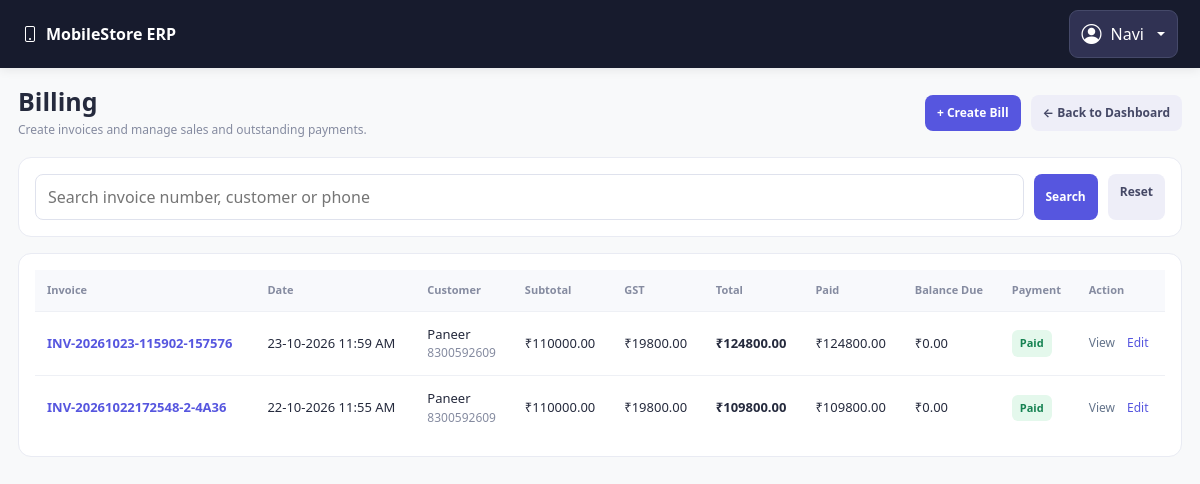
Page /billing (signed in) on the earlier database version.
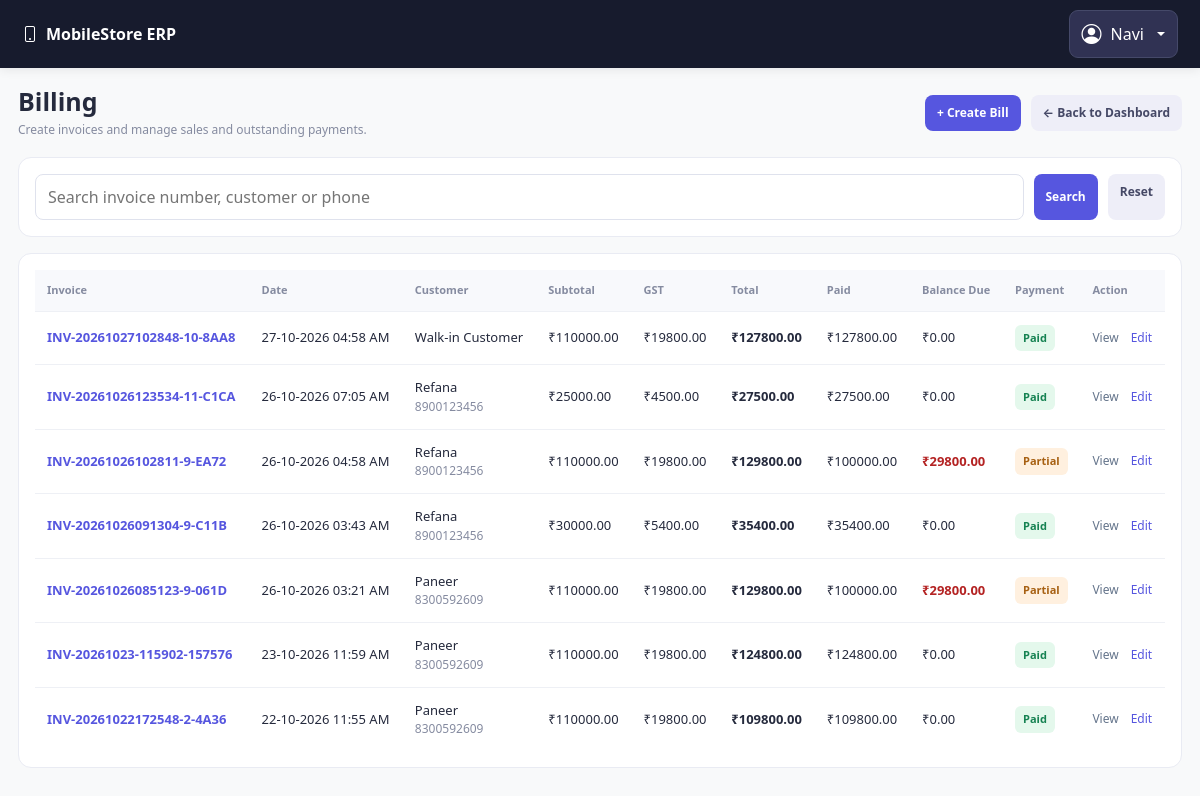
Same page on the later database version.
### models.py (models this page shows, shortened)
class TimestampMixin:
    created_at = db.Column(db.DateTime(timezone=True), default=utc_now, nullable=False)
    updated_at = db.Column(
        db.DateTime(timezone=True), default=utc_now, onupdate=utc_now, nullable=False
    )

class User(UserMixin, TimestampMixin, db.Model):
    __tablename__ = "users"
    id = db.Column(db.Integer, primary_key=True)
    username = db.Column(db.String(80), unique=True, nullable=False, index=True)
    full_name = db.Column(db.String(150), nullable=False)
    password_hash = db.Column(db.String(255), nullable=False)
    role = db.Column(db.String(20), nullable=False, default="cashier")
    is_active = db.Column(db.Boolean, default=True, nullable=False)

class Sale(TimestampMixin, db.Model):
    __tablename__ = "sales"
    id = db.Column(db.Integer, primary_key=True)
    invoice_number = db.Column(db.String(80), unique=True, nullable=False)
    customer_id = db.Column(db.Integer, db.ForeignKey("customers.id"))
    user_id = db.Column(db.Integer, db.ForeignKey("users.id"), nullable=False)
    sale_date = db.Column(db.DateTime(timezone=True), default=utc_now)
    subtotal = db.Column(db.Float, default=0, nullable=False)
    tax_amount = db.Column(db.Float, default=0, nullable=False)
    discount_amount = db.Column(db.Float, default=0, nullable=False)
    total_amount = db.Column(db.Float, default=0, nullable=False)
    status = db.Column(db.String(30), default="completed", nullable=False)
    payments = db.relationship(
        "Payment",
        back_populates="sale",
        lazy="select",
        cascade="all, delete-orphan",
    )
    customer = db.relationship("Customer")
    user = db.relationship("User")

class Customer(TimestampMixin, db.Model):
    __tablename__ = "customers"
    id = db.Column(db.Integer, primary_key=True)
    name = db.Column(db.String(150), nullable=False, index=True)
    phone = db.Column(db.String(20), index=True)
    email = db.Column(db.String(150))
    address = db.Column(db.Text)
    gst_number = db.Column(db.String(30))

### app.py (the view, shortened to what this page needs)
    @app.route("/billing")
    @login_required
    def billing_list():
        search = request.args.get("search", "").strip()
        query = Sale.query
        sales = query.order_by(Sale.id.desc()).all()
        payment_totals = {}
        for sale in sales:
            payment_totals[sale.id] = sum(
                float(payment.amount or 0)
                for payment in Payment.query.filter_by(sale_id=sale.id).all()
            )
        return render_template(
            "billing/list.html",
            sales=sales,
            search=search,
            payment_totals=payment_totals,
        )

### templates/Billing/List.html (shortened to what this page needs)
{% extends "base.html" %}
{% block content %}
<div class="billing-page">
    <div class="billing-header">
        <div>
            <h1>Billing</h1>
            <div class="billing-muted">
                Create invoices and manage sales and outstanding payments.
            </div>
        </div>
        <div style="display:flex; gap:10px; flex-wrap:wrap;">
            <a class="billing-btn billing-primary"
               href="{{ url_for('billing_create') }}">
                + Create Bill
            </a>
            <a class="billing-btn billing-secondary"
               href="{{ url_for('dashboard_page') }}">
                ← Back to Dashboard
            </a>
        </div>
    </div>
    <div class="billing-card">
        <form method="GET" class="billing-search">
            <input
                type="search"
                name="search"
                value="{{ search }}"
                placeholder="Search invoice number, customer or phone">
            <button class="billing-btn billing-primary" type="submit">
                Search
            </button>
            <a class="billing-btn billing-secondary"
               href="{{ url_for('billing_list') }}">
                Reset
            </a>
        </form>
    </div>
    <div class="billing-card">
        <div class="billing-table-wrap">
            <table class="billing-table">
                <thead>
                    <tr>
                        <th>Invoice</th>
                        <th>Date</th>
                        <th>Customer</th>
                        <th>Subtotal</th>
                        <th>GST</th>
                        <th>Total</th>
                        <th>Paid</th>
                        <th>Balance Due</th>
                        <th>Payment</th>
                        <th>Action</th>
                    </tr>
                </thead>
                <tbody>
                {% for sale in sales %}
                    {% set payments = sale.payments|default([], true) %}
                    {% set paid_total = payment_totals.get(sale.id, 0) %}
                    {% set total = sale.total_amount or 0 %}
                    {% set balance_due = [total - paid_total, 0]|max %}
                    <tr>
                        <td>
                            <a class="invoice-link"
                               href="{{ url_for('billing_detail', sale_id=sale.id) }}">
                                {{ sale.invoice_number }}
                            </a>
                        </td>
                        <td>
                            {{ sale.sale_date.strftime('%d-%m-%Y %I:%M %p')
                               if sale.sale_date else '-' }}
                        </td>
                        <td>
                            {% if sale.customer %}
                                {{ sale.customer.name }}
                                {% if sale.customer.phone %}
                                    <div class="billing-muted">
                                        {{ sale.customer.phone }}
                                    </div>
                                {% endif %}
                            {% else %}
                                Walk-in Customer
                            {% endif %}
                        </td>
                        <td>₹{{ "%.2f"|format(sale.subtotal or 0) }}</td>
                        <td>₹{{ "%.2f"|format(sale.tax_amount or 0) }}</td>
                        <td>
                            <strong>₹{{ "%.2f"|format(total) }}</strong>
                        </td>
                        <td>₹{{ "%.2f"|format(paid_total) }}</td>
                        <td>
                            {% if balance_due > 0.009 %}
                                <span class="balance-amount">
                                    ₹{{ "%.2f"|format(balance_due) }}
                                </span>
                            {% else %}
                                ₹0.00
                            {% endif %}
                        </td>
                        <td>
                            {% if balance_due <= 0.009 %}
                                <span class="payment-badge paid">Paid</span>
                            {% elif paid_total > 0 %}
                                <span class="payment-badge partial">Partial</span>
                            {% else %}
                                <span class="payment-badge unpaid">Unpaid</span>
                            {% endif %}
                        </td>
                        <td>
                            <div class="action-buttons">
                                <a class="billing-view-link"
                                   href="{{ url_for('billing_detail', sale_id=sale.id) }}">
                                    View
                                </a>
                                <a class="billing-edit-link"
                                   href="{{ url_for('billing_edit', sale_id=sale.id) }}">
                                    Edit
                                </a>
                            </div>
                        </td>
                    </tr>
                {% else %}
                    <tr>
                        <td colspan="10" class="billing-empty">
                            No bills found. Create your first bill to get started.
                        </td>
                    </tr>
                {% endfor %}
                </tbody>
            </table>
        </div>
    </div>
</div>
{% endblock %}

### templates/base.html (shortened to what this page needs)
<!DOCTYPE html>
<html lang="en">
<head>
    <link
        href="https://cdn.jsdelivr.net/npm/bootstrap@5.3.3/dist/css/bootstrap.min.css"
        rel="stylesheet">
    <link
        href="https://cdn.jsdelivr.net/npm/bootstrap-icons@1.11.3/font/bootstrap-icons.min.css"
        rel="stylesheet">
</head>
<body class="bg-light">
    {% if current_user.is_authenticated %}
    <nav class="navbar app-navbar">
        <div class="container-fluid px-0">
            <a class="app-brand" href="{{ url_for('dashboard_page') }}">
                <i class="bi bi-phone me-2"></i>MobileStore ERP
            </a>
            <div class="dropdown">
                <button
                    class="btn account-button dropdown-toggle"
                    type="button"
                    id="accountDropdown"
                    data-bs-toggle="dropdown"
                    aria-expanded="false">
                    <i class="bi bi-person-circle fs-5"></i>
                    <span class="account-name">
                        {{ current_user.full_name or current_user.username }}
                    </span>
                </button>
            </div>
        </div>
    </nav>
    {% endif %}
    {% block content %}{% endblock %}
</body>
</html>

### templates/base.html (style rules this page uses)
.app-navbar { background: #171b2d; padding: 10px 22px; box-shadow: 0 2px 10px rgba(0, 0, 0, .08); }
.app-brand { color: #fff; font-weight: 750; text-decoration: none; }
.account-button { display: inline-flex; align-items: center; gap: 9px; padding: 8px 12px; color: #fff; background: #303253; border: 1px solid #454969; border-radius: 9px; }

### templates/Billing/List.html (style rules this page uses)
.billing-page { padding: 18px; color: #252a3d; }
.billing-header { display: flex; justify-content: space-between; align-items: center; gap: 12px; flex-wrap: wrap; margin-bottom: 18px; }
.billing-header h1 { margin: 0 0 5px; font-size: 25px; font-weight: 800; }
.billing-muted { color: #858ba0; font-size: 12px; }
.billing-card { background: #fff; border: 1px solid #e9ebf3; border-radius: 13px; padding: 16px; margin-bottom: 16px; }
.billing-btn { display: inline-block; border: 0; border-radius: 8px; padding: 9px 12px; text-decoration: none; font-weight: 700; font-size: 12px; cursor: pointer; white-space: nowrap; }
.billing-primary { background: #5656df; color: white; }
.billing-secondary { background: #eeeef8; color: #454866; }
.billing-search { display: flex; gap: 10px; flex-wrap: wrap; }
.billing-search input { flex: 1; min-width: 180px; padding: 10px 12px; border: 1px solid #dfe2ed; border-radius: 8px; }
.billing-table-wrap { overflow-x: auto; }
.billing-table { width: 100%; border-collapse: collapse; min-width: 950px; }
.billing-table th { background: #f8f9fc; color: #858ba0; font-size: 11px; text-align: left; padding: 12px; }
.billing-table td { border-top: 1px solid #eef0f5; padding: 13px 12px; font-size: 13px; vertical-align: middle; }
.invoice-link { color: #5656df; font-weight: 750; text-decoration: none; }
.payment-badge { display: inline-block; padding: 5px 8px; border-radius: 6px; font-size: 11px; font-weight: 700; }
.paid { background: #e4f8ec; color: #168252; }
.partial { background: #fff0df; color: #a76012; }
.balance-amount { color: #b42323; font-weight: 600; }
.action-buttons { display: flex; align-items: center; gap: 12px; white-space: nowrap; }
.billing-edit-link { display: inline-block; padding: 3px 0; border: none; background: transparent; color: #5656df; text-decoration: none; font-size: 12px; font-weight: 500; cursor: pointer; }
.billing-view-link { display: inline-block; padding: 3px 0; color: #64748b; text-decoration: none; font-size: 12px; font-weight: 500; }

Differences in the rows shown:
added Sale: invoice_number "INV-20261027102848-10-8AA8", sale_date "27-10-2026 04:58 AM", shows "Walk-in Customer", subtotal "110000.00", tax_amount "19800.00", total_amount "127800.00", shows "₹0.00", shows "Paid"
added Sale: invoice_number "INV-20261026123534-11-C1CA", sale_date "26-10-2026 07:05 AM", customer.name "Refana", customer.phone "8900123456", subtotal "25000.00", tax_amount "4500.00", total_amount "27500.00", shows "₹0.00", shows "Paid"
added Sale: invoice_number "INV-20261026102811-9-EA72", sale_date "26-10-2026 04:58 AM", customer.name "Refana", customer.phone "8900123456", subtotal "110000.00", tax_amount "19800.00", total_amount "129800.00", paid_total "100000.00", balance_due "29800.00", shows "Partial"
added Sale: invoice_number "INV-20261026091304-9-C11B", sale_date "26-10-2026 03:43 AM", customer.name "Refana", customer.phone "8900123456", subtotal "30000.00", tax_amount "5400.00", total_amount "35400.00", shows "₹0.00", shows "Paid"
added Sale: invoice_number "INV-20261026085123-9-061D", sale_date "26-10-2026 03:21 AM", customer.name "Paneer", customer.phone "8300592609", subtotal "110000.00", tax_amount "19800.00", total_amount "129800.00", paid_total "100000.00", balance_due "29800.00", shows "Partial"
